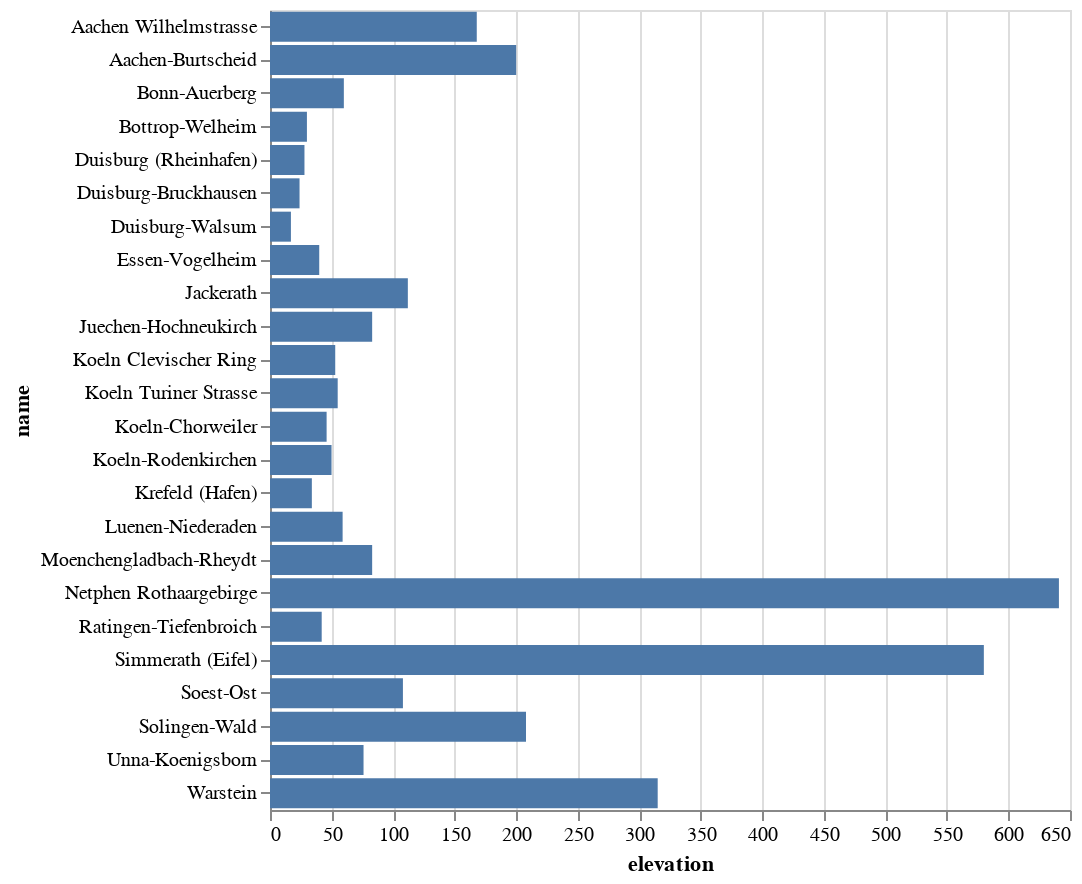

Notebook cell for this chart:
### Markdown cell above
## Diplaying the attributes

### Code cell
import altair as alt

w = 400
h = 400

alt.Chart(data).mark_bar().encode(
    y ='name:N',
    x ='elevation:Q',
).properties(width=w, height=h)

### Figure 1 — Vega-Lite specification as saved in the notebook (floating-point values rounded to 4 significant figures)
{"config": {"view": {"continuousWidth": 300, "continuousHeight": 300}}, "data": {"name": "data-669cf22b0d1e3f4d80d79de19ccd8789"}, "mark": {"type": "bar"}, "encoding": {"x": {"field": "elevation", "type": "quantitative"}, "y": {"field": "name", "type": "nominal"}}, "height": 400, "width": 400, "$schema": "https://vega.github.io/schema/vega-lite/v5.20.1.json", "datasets": {"data-669cf22b0d1e3f4d80d79de19ccd8789": [{"station": "AABU", "lon": 6.094, "lat": 50.75, "elevation": 200, "name": "Aachen-Burtscheid", "station_type": "Hintergrund", "avgTemperature": 10.5}, {"station": "BONN", "lon": 7.083, "lat": 50.75, "elevation": 60, "name": "Bonn-Auerberg", "station_type": "Verkehr", "avgTemperature": 11.96}, {"station": "BOTT", "lon": 6.977, "lat": 51.53, "elevation": 30, "name": "Bottrop-Welheim", "station_type": "Industrie", "avgTemperature": 11.5}, {"station": "CHOR", "lon": 6.885, "lat": 51.02, "elevation": 46, "name": "Koeln-Chorweiler", "station_type": "Hintergrund", "avgTemperature": 11.91}, {"station": "DUB2", "lon": 6.735, "lat": 51.49, "elevation": 24, "name": "Duisburg-Bruckhausen", "station_type": "Industrie", "avgTemperature": 12.65}, {"station": "DURH", "lon": 6.727, "lat": 51.46, "elevation": 28, "name": "Duisburg (Rheinhafen)", "station_type": "Hintergrund", "avgTemperature": 12.07}, {"station": "EIFE", "lon": 6.281, "lat": 50.65, "elevation": 580, "name": "Simmerath (Eifel)", "station_type": "Hintergrund", "avgTemperature": 7.895}, {"station": "EVOG", "lon": 6.981, "lat": 51.5, "elevation": 40, "name": "Essen-Vogelheim", "station_type": "Hintergrund", "avgTemperature": 11.53}, {"station": "JACK", "lon": 6.451, "lat": 51.03, "elevation": 112, "name": "Jackerath", "station_type": "Industrie", "avgTemperature": 11.51}, {"station": "JHNK", "lon": 6.469, "lat": 51.1, "elevation": 83, "name": "Juechen-Hochneukirch", "station_type": "Industrie", "avgTemperature": 11.58}, {"station": "KRHA", "lon": 6.67, "lat": 51.34, "elevation": 34, "name": "Krefeld (Hafen)", "station_type": "Industrie", "avgTemperature": 12.31}, {"station": "MGRH", "lon": 6.426, "lat": 51.15, "elevation": 83, "name": "Moenchengladbach-Rheydt", "station_type": "Hintergrund", "avgTemperature": 11.12}, {"station": "NIED", "lon": 7.57, "lat": 51.59, "elevation": 59, "name": "Luenen-Niederaden", "station_type": "Hintergrund", "avgTemperature": 11.34}, {"station": "RAT2", "lon": 6.82, "lat": 51.3, "elevation": 42, "name": "Ratingen-Tiefenbroich", "station_type": "Hintergrund", "avgTemperature": 11.87}, {"station": "RODE", "lon": 6.985, "lat": 50.89, "elevation": 50, "name": "Koeln-Rodenkirchen", "station_type": "Hintergrund", "avgTemperature": 11.17}, {"station": "ROTH", "lon": 8.192, "lat": 50.93, "elevation": 641, "name": "Netphen Rothaargebirge", "station_type": "Hintergrund", "avgTemperature": 7.737}, {"station": "SOES", "lon": 8.148, "lat": 51.57, "elevation": 108, "name": "Soest-Ost", "station_type": "Hintergrund", "avgTemperature": null}, {"station": "SOLI", "lon": 7.053, "lat": 51.18, "elevation": 208, "name": "Solingen-Wald", "station_type": "Hintergrund", "avgTemperature": 10.91}, {"station": "UNNA", "lon": 7.694, "lat": 51.55, "elevation": 76, "name": "Unna-Koenigsborn", "station_type": "Hintergrund", "avgTemperature": null}, {"station": "VACW", "lon": 6.096, "lat": 50.77, "elevation": 168, "name": "Aachen Wilhelmstrasse", "station_type": "Verkehr", "avgTemperature": null}, {"station": "VKCL", "lon": 7.005, "lat": 50.96, "elevation": 53, "name": "Koeln Clevischer Ring", "station_type": "Verkehr", "avgTemperature": null}, {"station": "VKTU", "lon": 6.958, "lat": 50.95, "elevation": 55, "name": "Koeln Turiner Strasse", "station_type": "Verkehr", "avgTemperature": null}, {"station": "WALS", "lon": 6.748, "lat": 51.52, "elevation": 17, "name": "Duisburg-Walsum", "station_type": "Industrie", "avgTemperature": null}, {"station": "WAST", "lon": 8.361, "lat": 51.44, "elevation": 315, "name": "Warstein", "station_type": "Industrie", "avgTemperature": null}]}}
